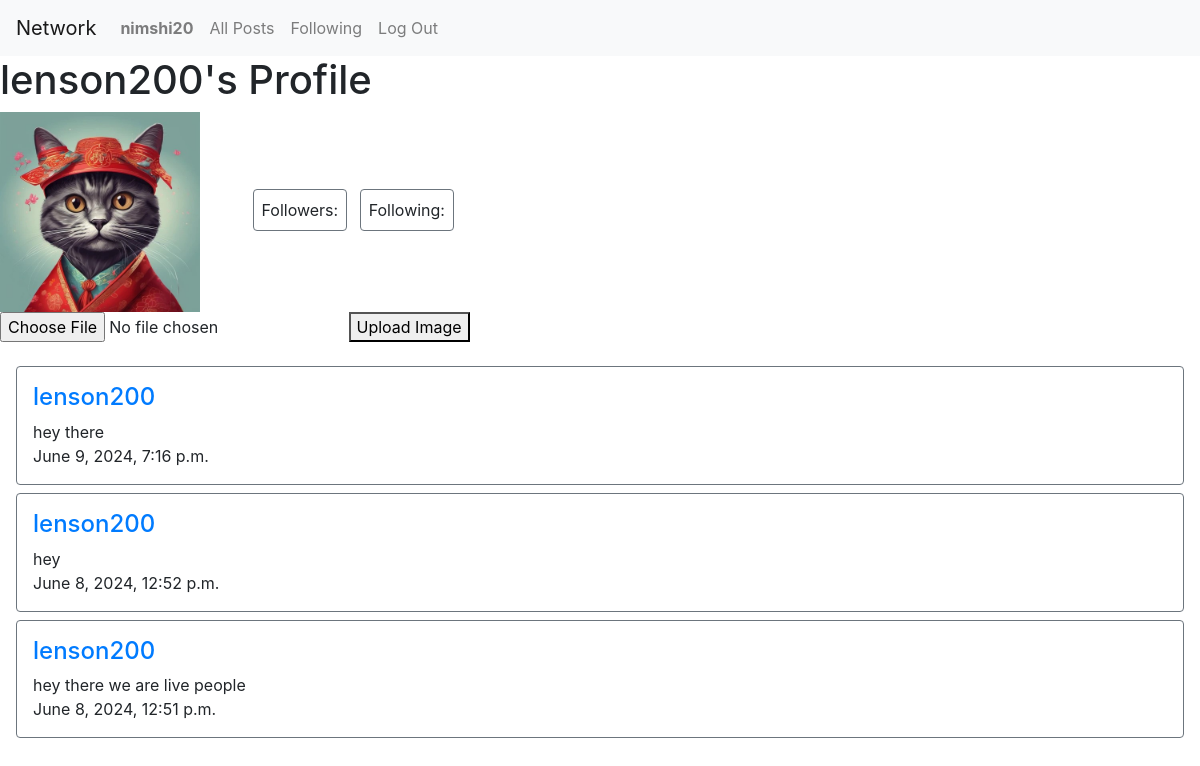
Screenshot of /profile/1/ (signed in) with the database file from the repository.
### network/models.py (models this page shows, shortened)
class User(AbstractUser):
    pass

class ProfileImage(models.Model):
    user = models.OneToOneField(User, on_delete=models.CASCADE)
    image = models.ImageField(upload_to='profile_images/', validators=[FileExtensionValidator(allowed_extensions=['jpg', 'jpeg', 'png']), validate_image_size])

class Post(models.Model):
    user = models.ForeignKey(User, on_delete=models.CASCADE)
    post = models.CharField(max_length=500, null=True, blank=True)
    timestamp = models.DateTimeField(auto_now_add=True)
    like = models.ManyToManyField(User, blank=True, related_name="liked_user")

### network/views.py (the view, shortened to what this page needs)
# urls.py: path('profile/<int:user_id>/', views.profile, name='profile'),
@login_required
def profile(request, user_id):
    current_user = request.user
    profile_user = User.objects.get(id=user_id)
    is_following = Follow.objects.filter(follower=current_user, following=profile_user).exists()
    posts = Post.objects.filter(user=profile_user).order_by('-timestamp')
    paginator = Paginator(posts, 10)
    page_number = request.GET.get('page')
    page_obj = paginator.get_page(page_number)
    return render(request, "network/profile.html", {
        "current_user": current_user,
        "profile_user": profile_user,
        "is_following": is_following,
        "page_obj": page_obj,
        "form": ProfileImageForm()  # Pass the form to the template
    })

### network/forms.py
class ProfileImageForm(forms.ModelForm):
    class Meta:
        model = ProfileImage
        fields = ['image']

### network/templates/network/profile.html (shortened to what this page needs)
{% extends "network/layout.html" %}
{% load static %}
{% block body %}
{% if current_user.is_authenticated %}
    <h1>{{ profile_user.username }}'s Profile</h1>
    {% if profile_user.profileimage %}
    <img id="pic" src="{{ profile_user.profileimage.image.url }}" alt="Profile Image">
{% else %}
    <p>No profile image available</p>
{% endif %}
    <div class="ml-5" style="display: inline-block;">
        <div class="border border-secondary rounded p-2" style="display: inline-block;">Followers: {{ followers }}</div>
        <div class="border border-secondary rounded ml-2 p-2" style="display: inline-block;">Following: {{ following }}</div>
    </div>
    <form method="post" enctype="multipart/form-data">
        <input type="file" name="image">
        <button type="submit">Upload Image</button>
    </form>
    <div class="p-3">
        {% for post in page_obj %}
            <div class="border border-secondary rounded p-3 mt-2">
                <h4><a href="{% url 'profile' post.user.id %}">{{ post.user.username }}</a></h4>
                <div>{{ post.post }}</div>
                <div>{{ post.timestamp }}</div>
            </div>
        {% empty %}
            <li>No posts available</li>
        {% endfor %}
    </div>
{% else %}
    <h1>No Profile Yet</h1>
{% endif %}
{% endblock %}

### network/templates/network/layout.html (shortened to what this page needs)
{% load static %}
<!DOCTYPE html>
<html lang="en">
    <head>
        <link rel="stylesheet" href="https://stackpath.bootstrapcdn.com/bootstrap/4.4.1/css/bootstrap.min.css">
        <link rel="stylesheet" href="https://cdnjs.cloudflare.com/ajax/libs/font-awesome/6.0.0-beta3/css/all.min.css">
        <link href="{% static 'network/styles.css' %}" rel="stylesheet">
    </head>
    <body>
        <nav class="navbar navbar-expand-lg navbar-light bg-light">
            <a class="navbar-brand" href="{% url 'index' %}">Network</a>
            <div>
              <ul class="navbar-nav mr-auto">
                {% if user.is_authenticated %}
                    <li class="nav-item">
                        <a class="nav-link" href="{% url 'profile' user.id %}"><strong>{{ user.username }}</strong></a>
                    </li>
                {% endif %}
                <li class="nav-item">
                  <a class="nav-link" href="{% url 'index' %}">All Posts</a>
                </li>
                {% if user.is_authenticated %}
                    <li class="nav-item">
                        <a class="nav-link" href="{% url 'follow' user.id %}">Following</a>
                    </li>
                    <li class="nav-item">
                        <a class="nav-link" href="{% url 'logout' %}">Log Out</a>
                    </li>
                {% endif %}
              </ul>
            </div>
          </nav>
        <div class="body">
            {% block body %}
            {% endblock %}
        </div>
    </body>
</html>

### network/static/network/styles.css (style rules this page uses)
#pic { max-width: 200px; max-height: 200px; width: auto; height: auto; }

### rows the page displays
User: username "nimshi20"
User: username "lenson200", profileimage.image (picture)
Post: user.username "lenson200", post "hey there", timestamp "June 9, 2024, 7:16 p.m."
Post: user.username "lenson200", post "hey", timestamp "June 8, 2024, 12:52 p.m."
Post: user.username "lenson200", post "hey there we are live people", timestamp "June 8, 2024, 12:51 p.m."
